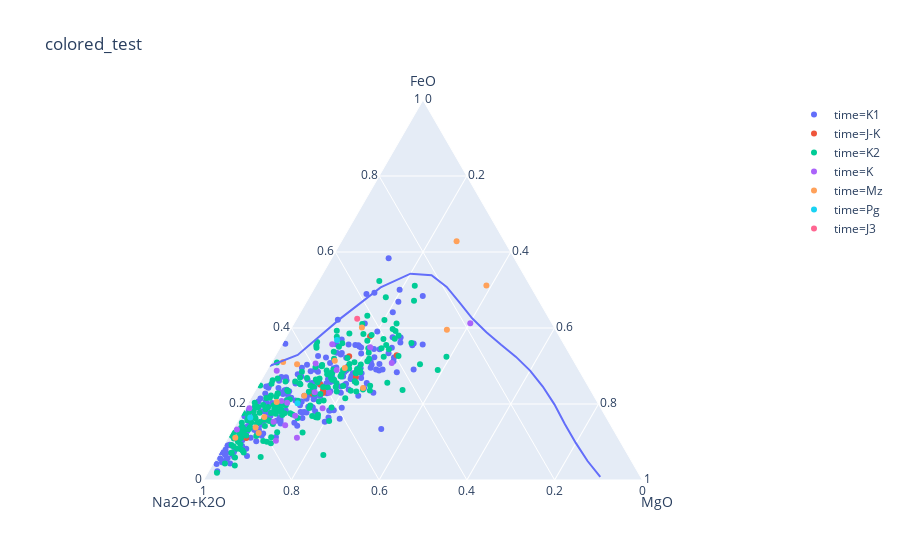

Notebook cell for this chart:
### Code cell
plot_ternary_diagram(petro_areas["area4"], Irvine_Barangar=True, save_name="colored_test")

### Figure 1 — Plotly figure (JSON) as saved in the notebook; plotly's stock layout.template omitted (floating-point values rounded to 4 significant figures; data arrays with more than 128 entries replaced by an {"elided": "..."} marker saying what was removed)
{"data": [{"a": {"elided": "221 float values"}, "b": {"elided": "221 float values"}, "c": {"elided": "221 float values"}, "hoverlabel": {"namelength": 0}, "hovertemplate": "time=K1<br>FeO=%{a}<br>Na2O+K2O=%{b}<br>MgO=%{c}", "legendgroup": "time=K1", "marker": {"color": "#636efa", "symbol": "circle"}, "mode": "markers", "name": "time=K1", "showlegend": true, "subplot": "ternary", "type": "scatterternary"}, {"a": [0.6823, 1.586, 2.059, 3.055, 2.159, 2.296, 2.987, 2.13, 1.988, 3.231], "b": [5.237, 4.456, 5.293, 4.739, 5.222, 2.766, 3.409, 5.706, 3.474, 6.172], "c": [0.2609, 0.9333, 1.336, 1.583, 1.205, 1.927, 1.504, 1.467, 1.205, 2.523], "hoverlabel": {"namelength": 0}, "hovertemplate": "time=J-K<br>FeO=%{a}<br>Na2O+K2O=%{b}<br>MgO=%{c}", "legendgroup": "time=J-K", "marker": {"color": "#EF553B", "symbol": "circle"}, "mode": "markers", "name": "time=J-K", "showlegend": true, "subplot": "ternary", "type": "scatterternary"}, {"a": {"elided": "207 float values"}, "b": {"elided": "207 float values"}, "c": {"elided": "207 float values"}, "hoverlabel": {"namelength": 0}, "hovertemplate": "time=K2<br>FeO=%{a}<br>Na2O+K2O=%{b}<br>MgO=%{c}", "legendgroup": "time=K2", "marker": {"color": "#00cc96", "symbol": "circle"}, "mode": "markers", "name": "time=K2", "showlegend": true, "subplot": "ternary", "type": "scatterternary"}, {"a": [1.152, 0.6958, 1.898, 1.419, 3.533, 1.142, 1.59, 2.737, 2.228, 1.717, 2.301, 1.441, 1.832, 0.8065, 2.444, 3.941, 4.784, 5.9, 4.056], "b": [5.742, 4.582, 8.064, 9.153, 5.221, 5.887, 4.147, 6.568, 6.083, 5.968, 4.391, 6.034, 6.146, 6.133, 8.433, 7.602, 6.095, 2.665, 5.491], "c": [0.6213, 0.984, 0.09992, 0.09992, 1.132, 0.9034, 1.188, 0.2189, 1.329, 0.7485, 1.26, 1.061, 1.712, 0.8861, 0.8614, 1.31, 2.802, 5.75, 3.617], "hoverlabel": {"namelength": 0}, "hovertemplate": "time=K<br>FeO=%{a}<br>Na2O+K2O=%{b}<br>MgO=%{c}", "legendgroup": "time=K", "marker": {"color": "#ab63fa", "symbol": "circle"}, "mode": "markers", "name": "time=K", "showlegend": true, "subplot": "ternary", "type": "scatterternary"}, {"a": [0.9323, 1.138, 3.001, 1.161, 2.034, 1.566, 1.867, 3.328, 3.038, 3.807, 2.879, 4.695, 6.209, 6.01, 6.101], "b": [7.328, 6.709, 6.411, 7.647, 7.235, 7.348, 5.56, 6.926, 5.263, 6.857, 6.127, 5.136, 3.895, 1.047, 1.188], "c": [0.1404, 0.4093, 0.2501, 0.6005, 0.6313, 0.522, 0.9982, 0.6615, 1.373, 2.252, 2.879, 1.876, 5.605, 2.512, 4.634], "hoverlabel": {"namelength": 0}, "hovertemplate": "time=Mz<br>FeO=%{a}<br>Na2O+K2O=%{b}<br>MgO=%{c}", "legendgroup": "time=Mz", "marker": {"color": "#FFA15A", "symbol": "circle"}, "mode": "markers", "name": "time=Mz", "showlegend": true, "subplot": "ternary", "type": "scatterternary"}, {"a": [1.644, 2.664, 5.155], "b": [8.108, 9.019, 7.161], "c": [0.2405, 1.487, 1.679], "hoverlabel": {"namelength": 0}, "hovertemplate": "time=Pg<br>FeO=%{a}<br>Na2O+K2O=%{b}<br>MgO=%{c}", "legendgroup": "time=Pg", "marker": {"color": "#19d3f3", "symbol": "circle"}, "mode": "markers", "name": "time=Pg", "showlegend": true, "subplot": "ternary", "type": "scatterternary"}, {"a": [5.51], "b": [5.69], "c": [1.793], "hoverlabel": {"namelength": 0}, "hovertemplate": "time=J3<br>FeO=%{a}<br>Na2O+K2O=%{b}<br>MgO=%{c}", "legendgroup": "time=J3", "marker": {"color": "#FF6692", "symbol": "circle"}, "mode": "markers", "name": "time=J3", "showlegend": true, "subplot": "ternary", "type": "scatterternary"}, {"a": [30, 32.9, 42.6, 50.7, 54.3, 53.9, 50.8, 46.7, 42.5, 38.9, 35.6, 32.4, 28.8, 24.6, 19.9, 14.7, 9.7, 5, 0.8], "b": [70, 62.1, 47.4, 34.3, 25.7, 21.1, 19.2, 18.3, 17.5, 16.1, 14.4, 12.6, 11.2, 10.4, 10.1, 10.3, 10.3, 10, 9.2], "c": [0, 5, 10, 15, 20, 25, 30, 35, 40, 45, 50, 55, 60, 65, 70, 75, 80, 85, 90], "hoverlabel": {"namelength": 0}, "hovertemplate": "a=%{a}<br>b=%{b}<br>c=%{c}", "legendgroup": "", "line": {"color": "#636efa", "dash": "solid"}, "mode": "lines", "name": "", "showlegend": false, "subplot": "ternary", "type": "scatterternary"}], "layout": {"autosize": true, "legend": {"tracegroupgap": 0}, "ternary": {"aaxis": {"title": {"text": "FeO"}}, "baxis": {"title": {"text": "Na2O+K2O"}}, "caxis": {"title": {"text": "MgO"}}, "domain": {"x": [0, 0.98], "y": [0, 1]}}, "title": {"text": "colored_test"}}}
